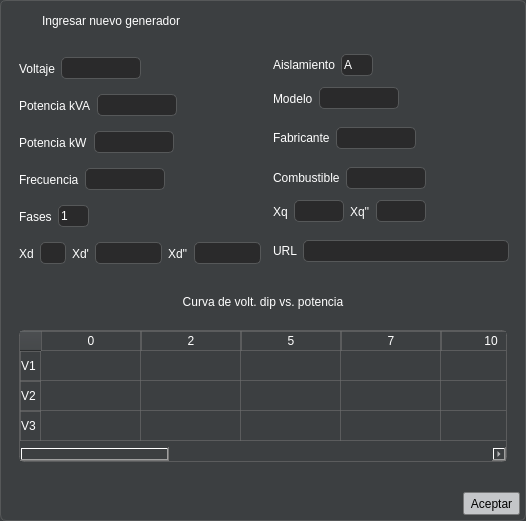
<?xml version="1.0" encoding="UTF-8"?>
<ui version="4.0">
 <class>Form</class>
 <widget class="QWidget" name="Form">
  <property name="geometry">
   <rect>
    <x>0</x>
    <y>0</y>
    <width>526</width>
    <height>521</height>
   </rect>
  </property>
  <property name="windowTitle">
   <string>Form</string>
  </property>
  <property name="styleSheet">
   <string notr="true">*{
	padding:0px;
	margin:0px;
	border: none;
	font: 57 8pt &quot;Inter Medium&quot;;
	background: rgb(60, 63, 65);
	border-radius: 2px;
	color: white;
}

#titulo_nuevo{
	font-size: 12px;
}

#From{
	border-radius: 10px;
}

#cerrar_nuevo{
	image: url(img/cerrar_white.png);
	border: none;
	border-radius: 3px;
background: rgb(60, 63, 65);
}

#cerrar_nuevo:hover{
	background-color: rgb(42, 42, 43);
}

#base_frame{
	background-color: rgb(60, 63, 65);
	border-radius: 6px;
	border: 1px solid rgb(86, 88, 89);
}
QLabel{
	font: 57 10pt &quot;Inter Medium&quot;;
	color: rgb(255, 255, 255);
}
QToolButton, QPushButton{
	background-color: rgb(196, 198, 201);
	font: 57 10pt &quot;Inter Medium&quot;;
padding: 2px;
	border-radius: 2px;
border: 1px solid rgba(112, 112, 112, 150);
	color: black;
}

QToolButton:hover, QPushButton:hover{
	background-color: rgb(52, 129, 200);
}

QToolButton:pressed, QPushButton:pressed{
	background-color: rgb(104, 104, 104);
	color: rgb(255, 255, 255);
}

QLineEdit{
   background-color: rgb(42, 42, 43);
    border: 1px solid rgb(86, 88, 89);
    border-radius: 5px;
   color: rgb(255, 255, 255);
    padding: 2px;
}
QLineEdit:focus{
    border: 1px solid rgb(52, 129, 200);
}
QLineEdit:hover{
    border: 1px solid white;
}
/*Etilos combox*/
QComboBox {
   background-color: rgb(42, 42, 43);
    border: 1px solid rgb(86, 88, 89);
    border-radius: 5px;
   color: rgb(255, 255, 255);
    padding: 2px;
}
QComboBox:hover, QComboBox:focus {
    border: 2px solid #0078D7;
    border-radius: 4px;
}
QComboBox::drop-down{
    border: 0px;
color: rgb(255, 255, 255);
}

QComboBox::drop-down:hover{
     background-color: #0078D7;
}
QComboBox::down-arrow{
    image: url(img/down.png);
    width: 15px;
    height: 15px;
    margin: 10px;
}
QComboBox QAbstractItemView{
    border: 1px solid rgba(0, 0, 0, 10%);
    padding: 2px;
    outline: 0px;
    box-shadow: none;
}

/*Estilos para la ScrollBar*/
QScrollBar:vertical {     
       border: 1px solid #999999;
        background:white;
        width:10px;
		border-radius: 4px;
        margin: 0px 0px 0px 0px;
    }
    QScrollBar::handle:vertical {
        background: rgb(42, 42, 43);
        min-height: 0px;
		border-radius: 4px;
    }
    QScrollBar::add-line:vertical {
        background: qlineargradient(x1:0, y1:0, x2:1, y2:0,
        stop: 0 rgb(32, 47, 130), stop: 0.5 rgb(32, 47, 130),  stop:1 rgb(32, 47, 130));
        height: 0px;
        subcontrol-position: bottom;
        subcontrol-origin: margin;
    }
    QScrollBar::sub-line:vertical {
        background: qlineargradient(x1:0, y1:0, x2:1, y2:0,
        stop: 0  rgb(32, 47, 130), stop: 0.5 rgb(32, 47, 130),  stop:1 rgb(32, 47, 130));
        height: 0 px;
        subcontrol-position: top;
        subcontrol-origin: margin;
    }
</string>
  </property>
  <layout class="QHBoxLayout" name="horizontalLayout">
   <property name="leftMargin">
    <number>0</number>
   </property>
   <property name="topMargin">
    <number>0</number>
   </property>
   <property name="rightMargin">
    <number>0</number>
   </property>
   <property name="bottomMargin">
    <number>0</number>
   </property>
   <item>
    <widget class="QFrame" name="base_frame">
     <property name="frameShape">
      <enum>QFrame::StyledPanel</enum>
     </property>
     <property name="frameShadow">
      <enum>QFrame::Raised</enum>
     </property>
     <layout class="QVBoxLayout" name="verticalLayout">
      <property name="leftMargin">
       <number>5</number>
      </property>
      <property name="topMargin">
       <number>5</number>
      </property>
      <property name="rightMargin">
       <number>5</number>
      </property>
      <property name="bottomMargin">
       <number>5</number>
      </property>
      <item>
       <widget class="QFrame" name="container_nuevo_titulo">
        <property name="maximumSize">
         <size>
          <width>16777215</width>
          <height>30</height>
         </size>
        </property>
        <property name="frameShape">
         <enum>QFrame::StyledPanel</enum>
        </property>
        <property name="frameShadow">
         <enum>QFrame::Raised</enum>
        </property>
        <layout class="QHBoxLayout" name="horizontalLayout_2">
         <property name="leftMargin">
          <number>0</number>
         </property>
         <property name="topMargin">
          <number>0</number>
         </property>
         <property name="rightMargin">
          <number>0</number>
         </property>
         <property name="bottomMargin">
          <number>0</number>
         </property>
         <item>
          <widget class="QLabel" name="label">
           <property name="minimumSize">
            <size>
             <width>30</width>
             <height>30</height>
            </size>
           </property>
           <property name="maximumSize">
            <size>
             <width>30</width>
             <height>30</height>
            </size>
           </property>
           <property name="text">
            <string/>
           </property>
           <property name="pixmap">
            <pixmap>../img/logo_7.png</pixmap>
           </property>
           <property name="scaledContents">
            <bool>true</bool>
           </property>
          </widget>
         </item>
         <item>
          <widget class="QLabel" name="titulo_nuevo">
           <property name="text">
            <string>Ingresar nuevo generador</string>
           </property>
          </widget>
         </item>
         <item>
          <spacer name="horizontalSpacer">
           <property name="orientation">
            <enum>Qt::Horizontal</enum>
           </property>
           <property name="sizeHint" stdset="0">
            <size>
             <width>282</width>
             <height>20</height>
            </size>
           </property>
          </spacer>
         </item>
         <item>
          <widget class="QToolButton" name="cerrar_nuevo">
           <property name="text">
            <string/>
           </property>
           <property name="icon">
            <iconset>
             <normaloff>../img/cerrar_white.png</normaloff>../img/cerrar_white.png</iconset>
           </property>
          </widget>
         </item>
        </layout>
       </widget>
      </item>
      <item>
       <widget class="QFrame" name="frame_2">
        <property name="frameShape">
         <enum>QFrame::StyledPanel</enum>
        </property>
        <property name="frameShadow">
         <enum>QFrame::Raised</enum>
        </property>
        <layout class="QVBoxLayout" name="verticalLayout_2">
         <property name="leftMargin">
          <number>0</number>
         </property>
         <property name="topMargin">
          <number>0</number>
         </property>
         <property name="rightMargin">
          <number>0</number>
         </property>
         <property name="bottomMargin">
          <number>0</number>
         </property>
         <item>
          <widget class="QFrame" name="datos">
           <property name="frameShape">
            <enum>QFrame::StyledPanel</enum>
           </property>
           <property name="frameShadow">
            <enum>QFrame::Raised</enum>
           </property>
           <layout class="QHBoxLayout" name="horizontalLayout_4">
            <item>
             <widget class="QFrame" name="left_content">
              <property name="maximumSize">
               <size>
                <width>250</width>
                <height>16777215</height>
               </size>
              </property>
              <property name="frameShape">
               <enum>QFrame::StyledPanel</enum>
              </property>
              <property name="frameShadow">
               <enum>QFrame::Raised</enum>
              </property>
              <layout class="QVBoxLayout" name="verticalLayout_3">
               <property name="leftMargin">
                <number>2</number>
               </property>
               <property name="topMargin">
                <number>2</number>
               </property>
               <property name="rightMargin">
                <number>2</number>
               </property>
               <property name="bottomMargin">
                <number>2</number>
               </property>
               <item>
                <widget class="QFrame" name="frame_5">
                 <property name="frameShape">
                  <enum>QFrame::StyledPanel</enum>
                 </property>
                 <property name="frameShadow">
                  <enum>QFrame::Raised</enum>
                 </property>
                 <layout class="QHBoxLayout" name="horizontalLayout_5">
                  <property name="leftMargin">
                   <number>2</number>
                  </property>
                  <property name="topMargin">
                   <number>2</number>
                  </property>
                  <property name="rightMargin">
                   <number>2</number>
                  </property>
                  <property name="bottomMargin">
                   <number>2</number>
                  </property>
                  <item>
                   <widget class="QLabel" name="label_2">
                    <property name="text">
                     <string>Voltaje</string>
                    </property>
                   </widget>
                  </item>
                  <item>
                   <widget class="QLineEdit" name="voltaje">
                    <property name="maximumSize">
                     <size>
                      <width>80</width>
                      <height>16777215</height>
                     </size>
                    </property>
                   </widget>
                  </item>
                  <item>
                   <spacer name="horizontalSpacer_8">
                    <property name="orientation">
                     <enum>Qt::Horizontal</enum>
                    </property>
                    <property name="sizeHint" stdset="0">
                     <size>
                      <width>40</width>
                      <height>20</height>
                     </size>
                    </property>
                   </spacer>
                  </item>
                 </layout>
                </widget>
               </item>
               <item>
                <widget class="QFrame" name="frame_6">
                 <property name="frameShape">
                  <enum>QFrame::StyledPanel</enum>
                 </property>
                 <property name="frameShadow">
                  <enum>QFrame::Raised</enum>
                 </property>
                 <layout class="QHBoxLayout" name="horizontalLayout_6">
                  <property name="leftMargin">
                   <number>2</number>
                  </property>
                  <property name="topMargin">
                   <number>2</number>
                  </property>
                  <property name="rightMargin">
                   <number>2</number>
                  </property>
                  <property name="bottomMargin">
                   <number>2</number>
                  </property>
                  <item>
                   <widget class="QLabel" name="label_3">
                    <property name="text">
                     <string>Potencia kVA</string>
                    </property>
                   </widget>
                  </item>
                  <item>
                   <widget class="QLineEdit" name="lineEdit">
                    <property name="maximumSize">
                     <size>
                      <width>80</width>
                      <height>16777215</height>
                     </size>
                    </property>
                   </widget>
                  </item>
                  <item>
                   <spacer name="horizontalSpacer_7">
                    <property name="orientation">
                     <enum>Qt::Horizontal</enum>
                    </property>
                    <property name="sizeHint" stdset="0">
                     <size>
                      <width>40</width>
                      <height>20</height>
                     </size>
                    </property>
                   </spacer>
                  </item>
                 </layout>
                </widget>
               </item>
               <item>
                <widget class="QFrame" name="frame_7">
                 <property name="frameShape">
                  <enum>QFrame::StyledPanel</enum>
                 </property>
                 <property name="frameShadow">
                  <enum>QFrame::Raised</enum>
                 </property>
                 <layout class="QHBoxLayout" name="horizontalLayout_7">
                  <property name="leftMargin">
                   <number>2</number>
                  </property>
                  <property name="topMargin">
                   <number>2</number>
                  </property>
                  <property name="rightMargin">
                   <number>2</number>
                  </property>
                  <property name="bottomMargin">
                   <number>2</number>
                  </property>
                  <item>
                   <widget class="QLabel" name="label_4">
                    <property name="text">
                     <string>Potencia kW</string>
                    </property>
                   </widget>
                  </item>
                  <item>
                   <widget class="QLineEdit" name="lineEdit_2">
                    <property name="maximumSize">
                     <size>
                      <width>80</width>
                      <height>16777215</height>
                     </size>
                    </property>
                   </widget>
                  </item>
                  <item>
                   <spacer name="horizontalSpacer_6">
                    <property name="orientation">
                     <enum>Qt::Horizontal</enum>
                    </property>
                    <property name="sizeHint" stdset="0">
                     <size>
                      <width>40</width>
                      <height>20</height>
                     </size>
                    </property>
                   </spacer>
                  </item>
                 </layout>
                </widget>
               </item>
               <item>
                <widget class="QFrame" name="frame">
                 <property name="frameShape">
                  <enum>QFrame::StyledPanel</enum>
                 </property>
                 <property name="frameShadow">
                  <enum>QFrame::Raised</enum>
                 </property>
                 <layout class="QHBoxLayout" name="horizontalLayout_8">
                  <property name="leftMargin">
                   <number>2</number>
                  </property>
                  <property name="topMargin">
                   <number>2</number>
                  </property>
                  <property name="rightMargin">
                   <number>2</number>
                  </property>
                  <property name="bottomMargin">
                   <number>2</number>
                  </property>
                  <item>
                   <widget class="QLabel" name="label_5">
                    <property name="text">
                     <string>Frecuencia</string>
                    </property>
                   </widget>
                  </item>
                  <item>
                   <widget class="QLineEdit" name="lineEdit_3">
                    <property name="maximumSize">
                     <size>
                      <width>80</width>
                      <height>16777215</height>
                     </size>
                    </property>
                   </widget>
                  </item>
                  <item>
                   <spacer name="horizontalSpacer_5">
                    <property name="orientation">
                     <enum>Qt::Horizontal</enum>
                    </property>
                    <property name="sizeHint" stdset="0">
                     <size>
                      <width>40</width>
                      <height>20</height>
                     </size>
                    </property>
                   </spacer>
                  </item>
                 </layout>
                </widget>
               </item>
               <item>
                <widget class="QFrame" name="frame_8">
                 <property name="frameShape">
                  <enum>QFrame::StyledPanel</enum>
                 </property>
                 <property name="frameShadow">
                  <enum>QFrame::Raised</enum>
                 </property>
                 <layout class="QHBoxLayout" name="horizontalLayout_9">
                  <property name="leftMargin">
                   <number>2</number>
                  </property>
                  <property name="topMargin">
                   <number>2</number>
                  </property>
                  <property name="rightMargin">
                   <number>2</number>
                  </property>
                  <property name="bottomMargin">
                   <number>2</number>
                  </property>
                  <item>
                   <widget class="QLabel" name="label_6">
                    <property name="text">
                     <string>Fases</string>
                    </property>
                   </widget>
                  </item>
                  <item>
                   <widget class="QComboBox" name="comboBox">
                    <property name="minimumSize">
                     <size>
                      <width>30</width>
                      <height>0</height>
                     </size>
                    </property>
                    <property name="maximumSize">
                     <size>
                      <width>80</width>
                      <height>16777215</height>
                     </size>
                    </property>
                    <item>
                     <property name="text">
                      <string>1</string>
                     </property>
                    </item>
                    <item>
                     <property name="text">
                      <string>3</string>
                     </property>
                    </item>
                   </widget>
                  </item>
                  <item>
                   <spacer name="horizontalSpacer_4">
                    <property name="orientation">
                     <enum>Qt::Horizontal</enum>
                    </property>
                    <property name="sizeHint" stdset="0">
                     <size>
                      <width>40</width>
                      <height>20</height>
                     </size>
                    </property>
                   </spacer>
                  </item>
                 </layout>
                </widget>
               </item>
               <item>
                <widget class="QFrame" name="frame_9">
                 <property name="frameShape">
                  <enum>QFrame::StyledPanel</enum>
                 </property>
                 <property name="frameShadow">
                  <enum>QFrame::Raised</enum>
                 </property>
                 <layout class="QHBoxLayout" name="horizontalLayout_10">
                  <property name="leftMargin">
                   <number>2</number>
                  </property>
                  <property name="topMargin">
                   <number>2</number>
                  </property>
                  <property name="rightMargin">
                   <number>2</number>
                  </property>
                  <property name="bottomMargin">
                   <number>2</number>
                  </property>
                  <item>
                   <widget class="QLabel" name="label_7">
                    <property name="text">
                     <string>Xd</string>
                    </property>
                   </widget>
                  </item>
                  <item>
                   <widget class="QLineEdit" name="lineEdit_4">
                    <property name="maximumSize">
                     <size>
                      <width>50</width>
                      <height>16777215</height>
                     </size>
                    </property>
                   </widget>
                  </item>
                  <item>
                   <widget class="QLabel" name="label_8">
                    <property name="text">
                     <string>Xd'</string>
                    </property>
                   </widget>
                  </item>
                  <item>
                   <widget class="QLineEdit" name="lineEdit_5"/>
                  </item>
                  <item>
                   <widget class="QLabel" name="label_9">
                    <property name="text">
                     <string>Xd''</string>
                    </property>
                   </widget>
                  </item>
                  <item>
                   <widget class="QLineEdit" name="lineEdit_6">
                    <property name="text">
                     <string/>
                    </property>
                   </widget>
                  </item>
                 </layout>
                </widget>
               </item>
              </layout>
             </widget>
            </item>
            <item>
             <widget class="QFrame" name="frame_4">
              <property name="frameShape">
               <enum>QFrame::StyledPanel</enum>
              </property>
              <property name="frameShadow">
               <enum>QFrame::Raised</enum>
              </property>
              <layout class="QVBoxLayout" name="verticalLayout_4">
               <property name="leftMargin">
                <number>0</number>
               </property>
               <property name="topMargin">
                <number>0</number>
               </property>
               <property name="rightMargin">
                <number>0</number>
               </property>
               <property name="bottomMargin">
                <number>0</number>
               </property>
               <item>
                <widget class="QFrame" name="frame_11">
                 <property name="minimumSize">
                  <size>
                   <width>0</width>
                   <height>0</height>
                  </size>
                 </property>
                 <property name="frameShape">
                  <enum>QFrame::StyledPanel</enum>
                 </property>
                 <property name="frameShadow">
                  <enum>QFrame::Raised</enum>
                 </property>
                 <layout class="QHBoxLayout" name="horizontalLayout_12">
                  <property name="leftMargin">
                   <number>2</number>
                  </property>
                  <property name="topMargin">
                   <number>2</number>
                  </property>
                  <property name="rightMargin">
                   <number>2</number>
                  </property>
                  <property name="bottomMargin">
                   <number>2</number>
                  </property>
                  <item>
                   <widget class="QLabel" name="label_12">
                    <property name="text">
                     <string>Aislamiento</string>
                    </property>
                   </widget>
                  </item>
                  <item>
                   <widget class="QComboBox" name="comboBox_2">
                    <property name="maximumSize">
                     <size>
                      <width>50</width>
                      <height>16777215</height>
                     </size>
                    </property>
                    <item>
                     <property name="text">
                      <string>A</string>
                     </property>
                    </item>
                    <item>
                     <property name="text">
                      <string>B</string>
                     </property>
                    </item>
                    <item>
                     <property name="text">
                      <string>F</string>
                     </property>
                    </item>
                    <item>
                     <property name="text">
                      <string>H</string>
                     </property>
                    </item>
                   </widget>
                  </item>
                  <item>
                   <spacer name="horizontalSpacer_9">
                    <property name="orientation">
                     <enum>Qt::Horizontal</enum>
                    </property>
                    <property name="sizeHint" stdset="0">
                     <size>
                      <width>99</width>
                      <height>20</height>
                     </size>
                    </property>
                   </spacer>
                  </item>
                 </layout>
                </widget>
               </item>
               <item>
                <widget class="QFrame" name="frame_12">
                 <property name="minimumSize">
                  <size>
                   <width>0</width>
                   <height>0</height>
                  </size>
                 </property>
                 <property name="maximumSize">
                  <size>
                   <width>16777215</width>
                   <height>16777215</height>
                  </size>
                 </property>
                 <property name="frameShape">
                  <enum>QFrame::StyledPanel</enum>
                 </property>
                 <property name="frameShadow">
                  <enum>QFrame::Raised</enum>
                 </property>
                 <layout class="QHBoxLayout" name="horizontalLayout_13">
                  <property name="leftMargin">
                   <number>2</number>
                  </property>
                  <property name="topMargin">
                   <number>2</number>
                  </property>
                  <property name="rightMargin">
                   <number>2</number>
                  </property>
                  <property name="bottomMargin">
                   <number>2</number>
                  </property>
                  <item>
                   <widget class="QLabel" name="label_13">
                    <property name="text">
                     <string>Modelo</string>
                    </property>
                   </widget>
                  </item>
                  <item>
                   <widget class="QLineEdit" name="lineEdit_9">
                    <property name="maximumSize">
                     <size>
                      <width>80</width>
                      <height>16777215</height>
                     </size>
                    </property>
                   </widget>
                  </item>
                  <item>
                   <spacer name="horizontalSpacer_10">
                    <property name="orientation">
                     <enum>Qt::Horizontal</enum>
                    </property>
                    <property name="sizeHint" stdset="0">
                     <size>
                      <width>94</width>
                      <height>20</height>
                     </size>
                    </property>
                   </spacer>
                  </item>
                 </layout>
                </widget>
               </item>
               <item>
                <widget class="QFrame" name="frame_13">
                 <property name="minimumSize">
                  <size>
                   <width>0</width>
                   <height>40</height>
                  </size>
                 </property>
                 <property name="frameShape">
                  <enum>QFrame::StyledPanel</enum>
                 </property>
                 <property name="frameShadow">
                  <enum>QFrame::Raised</enum>
                 </property>
                 <layout class="QHBoxLayout" name="horizontalLayout_15">
                  <property name="leftMargin">
                   <number>2</number>
                  </property>
                  <property name="topMargin">
                   <number>2</number>
                  </property>
                  <property name="rightMargin">
                   <number>2</number>
                  </property>
                  <property name="bottomMargin">
                   <number>2</number>
                  </property>
                  <item>
                   <widget class="QLabel" name="label_15">
                    <property name="text">
                     <string>Fabricante</string>
                    </property>
                   </widget>
                  </item>
                  <item>
                   <widget class="QLineEdit" name="lineEdit_11">
                    <property name="maximumSize">
                     <size>
                      <width>80</width>
                      <height>16777215</height>
                     </size>
                    </property>
                   </widget>
                  </item>
                  <item>
                   <spacer name="horizontalSpacer_12">
                    <property name="orientation">
                     <enum>Qt::Horizontal</enum>
                    </property>
                    <property name="sizeHint" stdset="0">
                     <size>
                      <width>75</width>
                      <height>20</height>
                     </size>
                    </property>
                   </spacer>
                  </item>
                 </layout>
                </widget>
               </item>
               <item>
                <widget class="QFrame" name="frame_14">
                 <property name="minimumSize">
                  <size>
                   <width>0</width>
                   <height>0</height>
                  </size>
                 </property>
                 <property name="frameShape">
                  <enum>QFrame::StyledPanel</enum>
                 </property>
                 <property name="frameShadow">
                  <enum>QFrame::Raised</enum>
                 </property>
                 <layout class="QHBoxLayout" name="horizontalLayout_14">
                  <property name="leftMargin">
                   <number>2</number>
                  </property>
                  <property name="topMargin">
                   <number>2</number>
                  </property>
                  <property name="rightMargin">
                   <number>2</number>
                  </property>
                  <property name="bottomMargin">
                   <number>2</number>
                  </property>
                  <item>
                   <widget class="QLabel" name="label_14">
                    <property name="text">
                     <string>Combustible</string>
                    </property>
                   </widget>
                  </item>
                  <item>
                   <widget class="QLineEdit" name="lineEdit_10">
                    <property name="maximumSize">
                     <size>
                      <width>80</width>
                      <height>16777215</height>
                     </size>
                    </property>
                   </widget>
                  </item>
                  <item>
                   <spacer name="horizontalSpacer_11">
                    <property name="orientation">
                     <enum>Qt::Horizontal</enum>
                    </property>
                    <property name="sizeHint" stdset="0">
                     <size>
                      <width>62</width>
                      <height>20</height>
                     </size>
                    </property>
                   </spacer>
                  </item>
                 </layout>
                </widget>
               </item>
               <item>
                <widget class="QFrame" name="frame_10">
                 <property name="frameShape">
                  <enum>QFrame::StyledPanel</enum>
                 </property>
                 <property name="frameShadow">
                  <enum>QFrame::Raised</enum>
                 </property>
                 <layout class="QHBoxLayout" name="horizontalLayout_11">
                  <property name="leftMargin">
                   <number>2</number>
                  </property>
                  <property name="topMargin">
                   <number>2</number>
                  </property>
                  <property name="rightMargin">
                   <number>2</number>
                  </property>
                  <property name="bottomMargin">
                   <number>2</number>
                  </property>
                  <item>
                   <widget class="QLabel" name="label_10">
                    <property name="text">
                     <string>Xq</string>
                    </property>
                   </widget>
                  </item>
                  <item>
                   <widget class="QLineEdit" name="lineEdit_7">
                    <property name="maximumSize">
                     <size>
                      <width>50</width>
                      <height>16777215</height>
                     </size>
                    </property>
                   </widget>
                  </item>
                  <item>
                   <widget class="QLabel" name="label_11">
                    <property name="text">
                     <string>Xq''</string>
                    </property>
                   </widget>
                  </item>
                  <item>
                   <widget class="QLineEdit" name="lineEdit_8">
                    <property name="maximumSize">
                     <size>
                      <width>50</width>
                      <height>16777215</height>
                     </size>
                    </property>
                   </widget>
                  </item>
                  <item>
                   <spacer name="horizontalSpacer_3">
                    <property name="orientation">
                     <enum>Qt::Horizontal</enum>
                    </property>
                    <property name="sizeHint" stdset="0">
                     <size>
                      <width>75</width>
                      <height>20</height>
                     </size>
                    </property>
                   </spacer>
                  </item>
                 </layout>
                </widget>
               </item>
               <item>
                <widget class="QFrame" name="frame_15">
                 <property name="minimumSize">
                  <size>
                   <width>0</width>
                   <height>40</height>
                  </size>
                 </property>
                 <property name="frameShape">
                  <enum>QFrame::StyledPanel</enum>
                 </property>
                 <property name="frameShadow">
                  <enum>QFrame::Raised</enum>
                 </property>
                 <layout class="QHBoxLayout" name="horizontalLayout_16">
                  <property name="leftMargin">
                   <number>2</number>
                  </property>
                  <property name="topMargin">
                   <number>2</number>
                  </property>
                  <property name="rightMargin">
                   <number>2</number>
                  </property>
                  <property name="bottomMargin">
                   <number>2</number>
                  </property>
                  <item>
                   <widget class="QLabel" name="label_16">
                    <property name="text">
                     <string>URL</string>
                    </property>
                   </widget>
                  </item>
                  <item>
                   <widget class="QLineEdit" name="lineEdit_12"/>
                  </item>
                 </layout>
                </widget>
               </item>
              </layout>
             </widget>
            </item>
           </layout>
          </widget>
         </item>
         <item>
          <widget class="QFrame" name="tabla">
           <property name="minimumSize">
            <size>
             <width>0</width>
             <height>200</height>
            </size>
           </property>
           <property name="maximumSize">
            <size>
             <width>16777215</width>
             <height>200</height>
            </size>
           </property>
           <property name="frameShape">
            <enum>QFrame::StyledPanel</enum>
           </property>
           <property name="frameShadow">
            <enum>QFrame::Raised</enum>
           </property>
           <layout class="QVBoxLayout" name="verticalLayout_5">
            <item>
             <widget class="QLabel" name="label_17">
              <property name="maximumSize">
               <size>
                <width>16777215</width>
                <height>20</height>
               </size>
              </property>
              <property name="text">
               <string>Curva de volt. dip vs. potencia</string>
              </property>
              <property name="alignment">
               <set>Qt::AlignCenter</set>
              </property>
             </widget>
            </item>
            <item>
             <widget class="QFrame" name="frame_16">
              <property name="frameShape">
               <enum>QFrame::StyledPanel</enum>
              </property>
              <property name="frameShadow">
               <enum>QFrame::Raised</enum>
              </property>
              <layout class="QVBoxLayout" name="verticalLayout_6">
               <property name="leftMargin">
                <number>2</number>
               </property>
               <property name="topMargin">
                <number>2</number>
               </property>
               <property name="rightMargin">
                <number>2</number>
               </property>
               <property name="bottomMargin">
                <number>2</number>
               </property>
               <item>
                <spacer name="verticalSpacer">
                 <property name="orientation">
                  <enum>Qt::Vertical</enum>
                 </property>
                 <property name="sizeHint" stdset="0">
                  <size>
                   <width>20</width>
                   <height>13</height>
                  </size>
                 </property>
                </spacer>
               </item>
               <item>
                <widget class="QFrame" name="frame_17">
                 <property name="minimumSize">
                  <size>
                   <width>0</width>
                   <height>100</height>
                  </size>
                 </property>
                 <property name="frameShape">
                  <enum>QFrame::StyledPanel</enum>
                 </property>
                 <property name="frameShadow">
                  <enum>QFrame::Raised</enum>
                 </property>
                 <layout class="QHBoxLayout" name="horizontalLayout_17">
                  <property name="leftMargin">
                   <number>2</number>
                  </property>
                  <property name="topMargin">
                   <number>2</number>
                  </property>
                  <property name="rightMargin">
                   <number>2</number>
                  </property>
                  <property name="bottomMargin">
                   <number>2</number>
                  </property>
                  <item>
                   <widget class="QTableWidget" name="tabla_input">
                    <property name="maximumSize">
                     <size>
                      <width>16777215</width>
                      <height>135</height>
                     </size>
                    </property>
                    <property name="styleSheet">
                     <string notr="true">QHeaderView::section{
	background: rgb(60, 63, 65);
	border: 1px solid rgba(112, 112, 112, 150);
}

QTableCornerButton::section{
	background: rgb(60, 63, 65);
}

QTableWidget {
	border: 1px solid rgba(112, 112, 112, 150);
	border-radius: 5px;
	gridline-color: rgba(112, 112, 112, 150);
text-align: center; vertical-align: middle;
}

QScrollBar:vertical {     
       border: 1px solid #999999;
        background:white;
        width:10px;
		border-radius: 2px;
        margin: 0px 0px 0px 0px;
    }
    QScrollBar::handle:vertical {
        background: rgb(42, 42, 43);
        min-height: 0px;
		border-radius: 2px;
    }
    QScrollBar::add-line:vertical {
        background: qlineargradient(x1:0, y1:0, x2:1, y2:0,
        stop: 0 rgb(32, 47, 130), stop: 0.5 rgb(32, 47, 130),  stop:1 rgb(32, 47, 130));
        height: 0px;
        subcontrol-position: bottom;
        subcontrol-origin: margin;
    }
    QScrollBar::sub-line:vertical {
        background: qlineargradient(x1:0, y1:0, x2:1, y2:0,
        stop: 0  rgb(32, 47, 130), stop: 0.5 rgb(32, 47, 130),  stop:1 rgb(32, 47, 130));
        height: 0 px;
        subcontrol-position: top;
        subcontrol-origin: margin;
    }

QScrollBar:horizontal {     
       border: 1px solid #999999;
        background:white;
        height:10px;
		border-radius: 2px;
        margin: 0px 0px 0px 0px;
    }
    QScrollBar::handle:horizontal {
        background: rgb(42, 42, 43);
        min-height: 0px;
		border-radius: 2px;
    }
    QScrollBar::add-line:horizontal {
        background: qlineargradient(x1:0, y1:0, x2:1, y2:0,
        stop: 0 rgb(32, 47, 130), stop: 0.5 rgb(32, 47, 130),  stop:1 rgb(32, 47, 130));
        width: 0px;
        subcontrol-position: bottom;
        subcontrol-origin: margin;
    }
    QScrollBar::sub-line:horizontal {
        background: qlineargradient(x1:0, y1:0, x2:1, y2:0,
        stop: 0  rgb(32, 47, 130), stop: 0.5 rgb(32, 47, 130),  stop:1 rgb(32, 47, 130));
        width: 0 px;
        subcontrol-position: top;
        subcontrol-origin: margin;
    }</string>
                    </property>
                    <attribute name="horizontalHeaderShowSortIndicator" stdset="0">
                     <bool>false</bool>
                    </attribute>
                    <attribute name="horizontalHeaderStretchLastSection">
                     <bool>true</bool>
                    </attribute>
                    <attribute name="verticalHeaderStretchLastSection">
                     <bool>false</bool>
                    </attribute>
                    <row>
                     <property name="text">
                      <string>V1</string>
                     </property>
                    </row>
                    <row>
                     <property name="text">
                      <string>V2</string>
                     </property>
                    </row>
                    <row>
                     <property name="text">
                      <string>V3</string>
                     </property>
                    </row>
                    <column>
                     <property name="text">
                      <string>0</string>
                     </property>
                    </column>
                    <column>
                     <property name="text">
                      <string>2</string>
                     </property>
                    </column>
                    <column>
                     <property name="text">
                      <string>5</string>
                     </property>
                    </column>
                    <column>
                     <property name="text">
                      <string>7</string>
                     </property>
                    </column>
                    <column>
                     <property name="text">
                      <string>10</string>
                     </property>
                    </column>
                    <column>
                     <property name="text">
                      <string>12</string>
                     </property>
                    </column>
                    <column>
                     <property name="text">
                      <string>15</string>
                     </property>
                    </column>
                    <column>
                     <property name="text">
                      <string>17</string>
                     </property>
                    </column>
                    <column>
                     <property name="text">
                      <string>20</string>
                     </property>
                    </column>
                    <column>
                     <property name="text">
                      <string>22</string>
                     </property>
                    </column>
                    <column>
                     <property name="text">
                      <string>25</string>
                     </property>
                    </column>
                    <column>
                     <property name="text">
                      <string>27</string>
                     </property>
                    </column>
                    <column>
                     <property name="text">
                      <string>30</string>
                     </property>
                    </column>
                   </widget>
                  </item>
                 </layout>
                </widget>
               </item>
               <item>
                <spacer name="verticalSpacer_2">
                 <property name="orientation">
                  <enum>Qt::Vertical</enum>
                 </property>
                 <property name="sizeHint" stdset="0">
                  <size>
                   <width>20</width>
                   <height>13</height>
                  </size>
                 </property>
                </spacer>
               </item>
              </layout>
             </widget>
            </item>
           </layout>
          </widget>
         </item>
        </layout>
       </widget>
      </item>
      <item>
       <widget class="QFrame" name="frame_3">
        <property name="maximumSize">
         <size>
          <width>16777215</width>
          <height>30</height>
         </size>
        </property>
        <property name="frameShape">
         <enum>QFrame::StyledPanel</enum>
        </property>
        <property name="frameShadow">
         <enum>QFrame::Raised</enum>
        </property>
        <layout class="QHBoxLayout" name="horizontalLayout_3">
         <property name="leftMargin">
          <number>0</number>
         </property>
         <property name="topMargin">
          <number>0</number>
         </property>
         <property name="rightMargin">
          <number>0</number>
         </property>
         <property name="bottomMargin">
          <number>0</number>
         </property>
         <item>
          <spacer name="horizontalSpacer_2">
           <property name="orientation">
            <enum>Qt::Horizontal</enum>
           </property>
           <property name="sizeHint" stdset="0">
            <size>
             <width>432</width>
             <height>20</height>
            </size>
           </property>
          </spacer>
         </item>
         <item>
          <widget class="QToolButton" name="toolButton">
           <property name="text">
            <string>Aceptar</string>
           </property>
          </widget>
         </item>
        </layout>
       </widget>
      </item>
     </layout>
    </widget>
   </item>
  </layout>
 </widget>
 <resources/>
 <connections/>
</ui>
